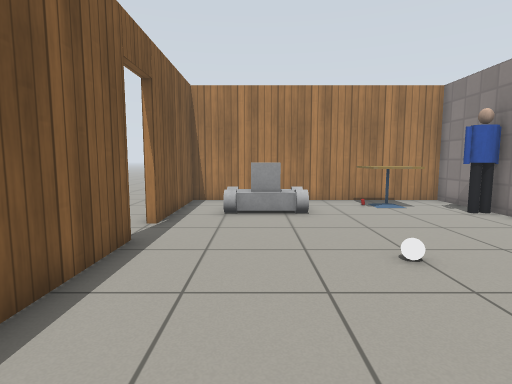
View 1 (above)

16 first-person views from a walk through a robot-simulator world made for Gazebo. The camera is 0.9 m above the floor, tilts 6° down and sees 80° across. The lines on the ground mark 1 m squares. The floor is counted in squares, 0.5 m on a side. Each view is taken from the middle of a square. On the plan, view 1 faces up. The plan holds only what a view shows up to about 16 squares ahead; the rest is blank. The robots in the file are not drawn. Gazebo's built-in surfaces are drawn with simple patterns. Some stock models are drawn as simple stand-ins. Some surface patterns are stand-ins.

View 2
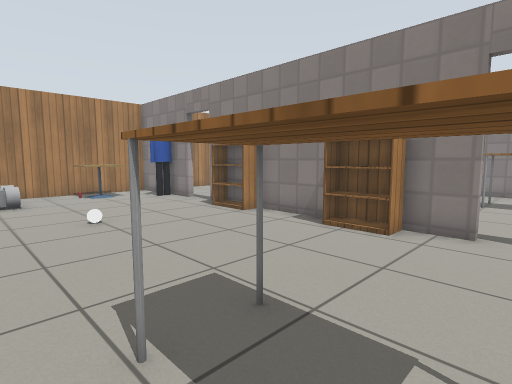

View 3
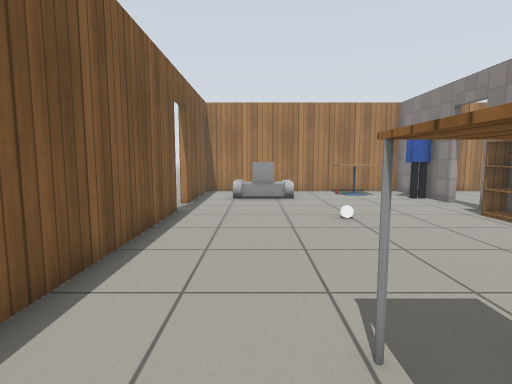

View 4
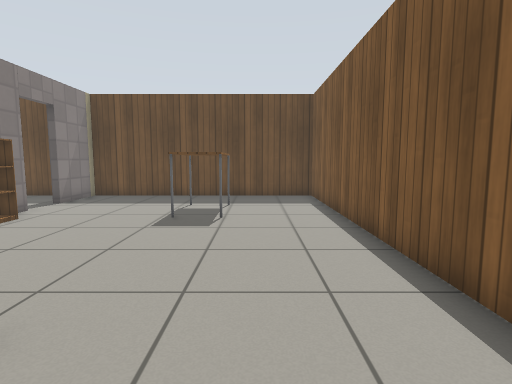

View 5
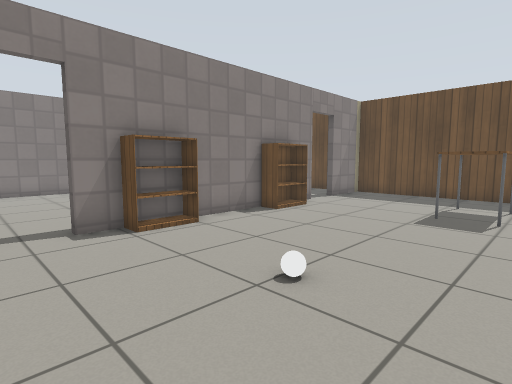

View 6
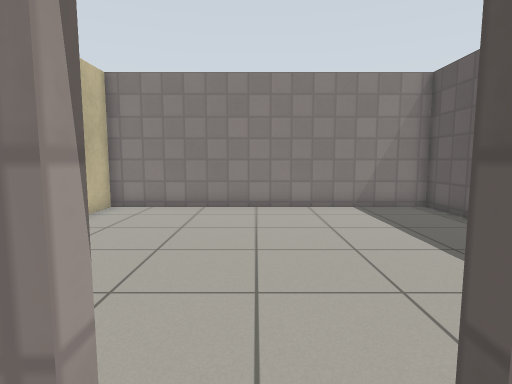

View 7
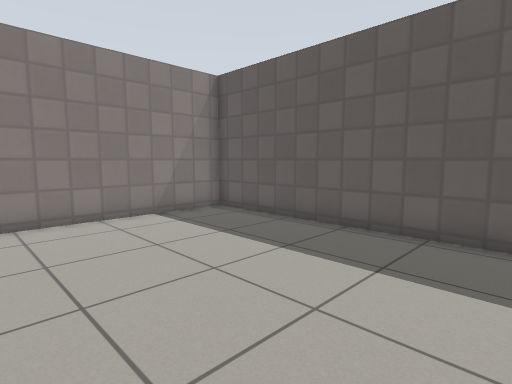

View 8
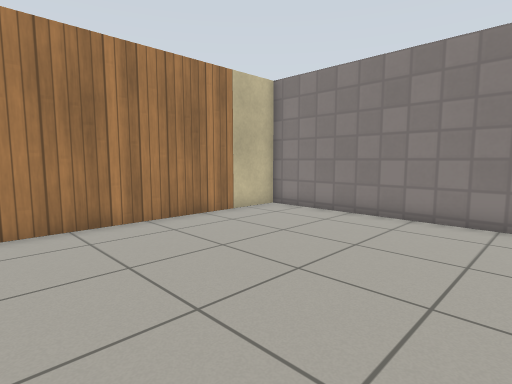

View 9
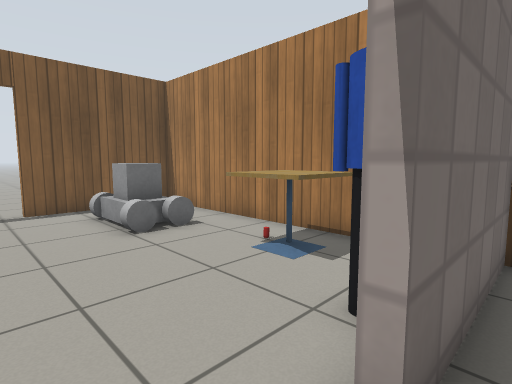

View 10
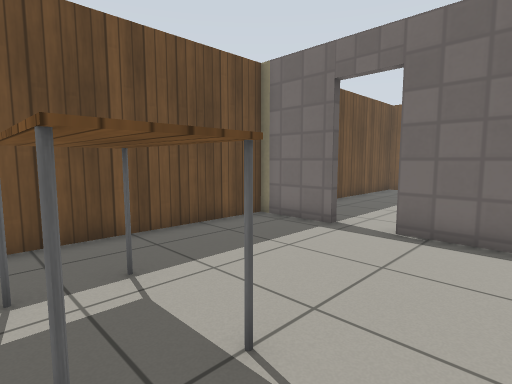

View 11
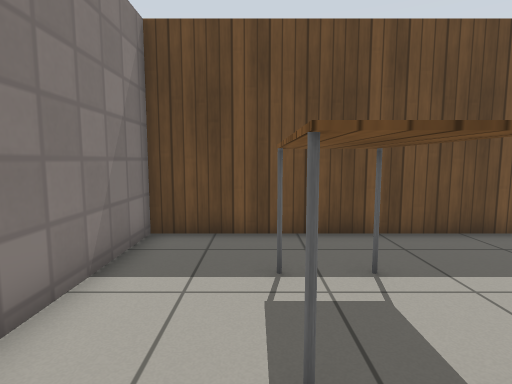

View 12
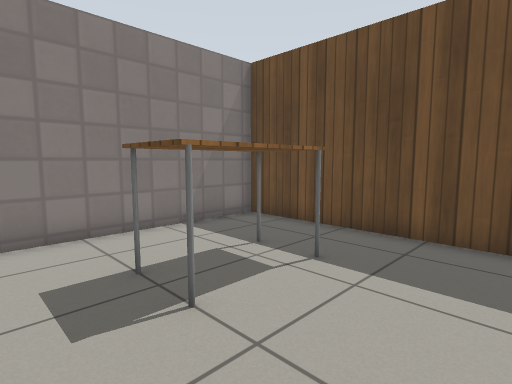

View 13
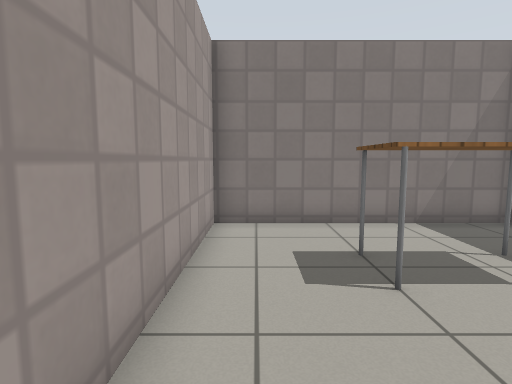

View 14
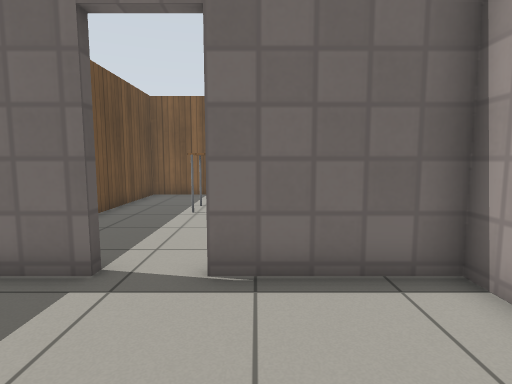

View 15
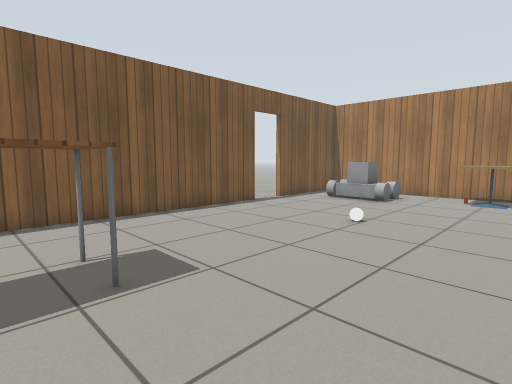

View 16
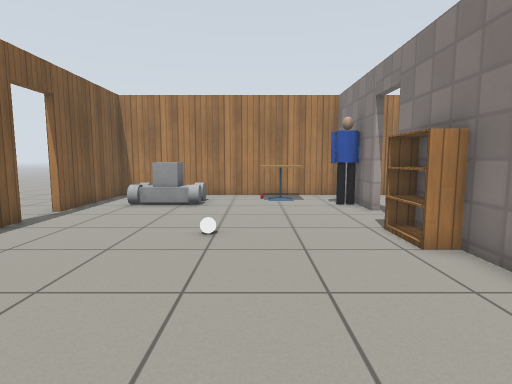

### Floor plan
Points are (right, up) in squares from view 1. A wall is a line through its corners. A room is listed if a view was taken in it or the views show most of it. See-through windows are left out.
Room 1 (views 1, 2, 3, 4, 5, 6, 7, 8, 9, 15, 16)
walls: (8.1, 8.8) (8.1, 13.6) (-2.8, 13.6) (-2.8, 8.5); (9.5, 1.5) (18.6, 1.5) (18.6, 13.6) (8.4, 13.6) (8.4, 8.8); (8.1, 0.6) (8.1, 7); (8.1, -2.9) (8.1, -0.4); (-2.8, 6.8) (-2.8, -7.3) (8.1, -7.3) (8.1, -4.5)
ways out: open door at (8, -3.5) to room 2; open door at (-3, 7.5)
objects: grey cylinder (-1, 10) to (-1, 11); other object (-1, 12); grey box (0, 10) to (1, 11); table (1, -4) to (2, -2); grey cylinder (1, 11) to (2, 12); white ball (3, 5); cafe table (4, 11) to (6, 13); other object (4, 12); person (7, 10) to (8, 10); bookshelf (8, 5)
Room 2 (views 10, 11, 12, 13, 14)
walls: (8.4, -4.5) (8.4, -7.3) (18.6, -7.3) (18.6, 1.2) (11.2, 1.2); (9.4, 1.2) (8.4, 1.2) (8.4, -2.8); (8.1, -0.4) (8.1, 0.6)
ways out: open door at (8, -3.5) to room 1
objects: bookshelf (8, 0); table (14, -5) to (15, -2)

Positions as (right, up) in squares from view 1, and headings:
1: (0, 0), facing up
2: (0, -4), facing up-right
3: (0, -4), facing up
4: (0, 8), facing down
5: (0, 9), facing down-right
6: (7, 8), facing right
7: (9, 9), facing down-right
8: (9, 5), facing up-right
9: (9, 7), facing up-left
10: (16, 0), facing down-left
11: (16, 0), facing down
12: (11, 0), facing down-right
13: (10, 0), facing right
14: (13, -2), facing left
15: (7, -3), facing up-left
16: (4, -2), facing up
